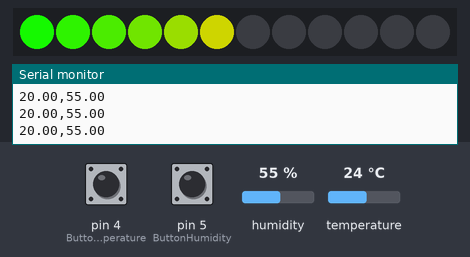
A sketch run on a simulated Arduino Uno, built with avr-gcc and run on an emulated ATmega328P. Shown: 12 RGB LEDs in strip order, left to right, the last lines printed to the serial monitor. The inputs (shaded band) are chosen by the test bench; at power-on: temperature 24 °C, pin 5 (ButtonHumidity) HIGH, humidity 55 %, pin 4 (ButtonTemperature) HIGH.

Above: at 2.8 s.
2.9 s: temperature set to 12 °C
At 4.6 s:
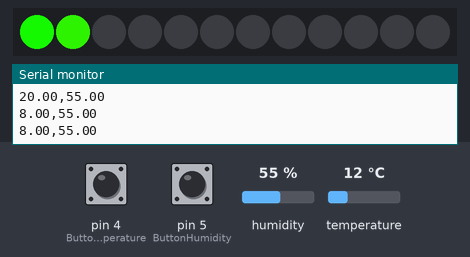
5.6 s: pin 5 (ButtonHumidity) pulled LOW for 2.35 s
At 7.3 s:
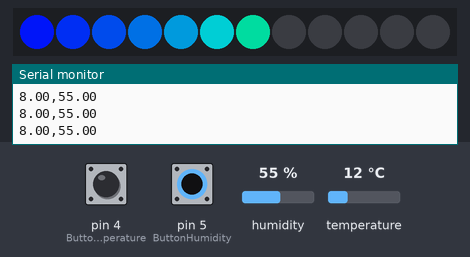
9.4 s: humidity set to 22 %
At 11.2 s:
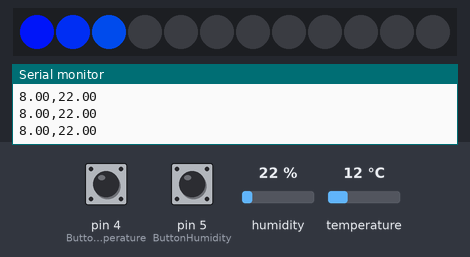
12.1 s: humidity set to 40 %
At 12.6 s:
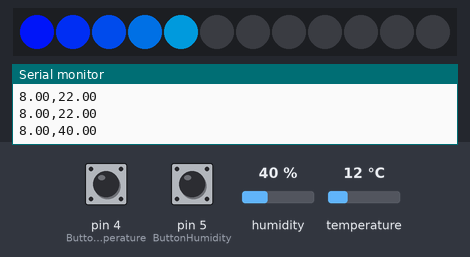
14.8 s: humidity set to 88 %
At 16.6 s:
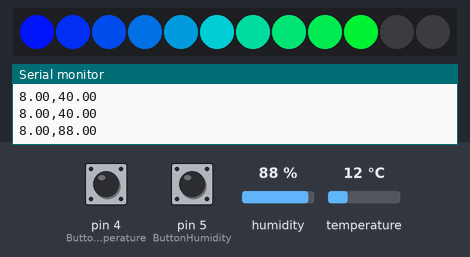
17.7 s: humidity set to 19 %
At 19.2 s:
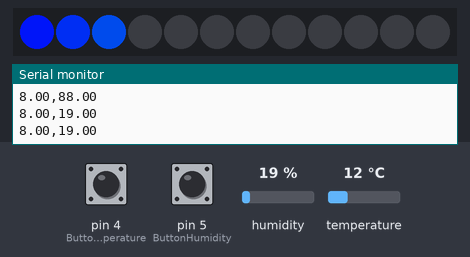
Timing chart, 0 to 20.7 s (numbered marks = the images above; inputs shaded):
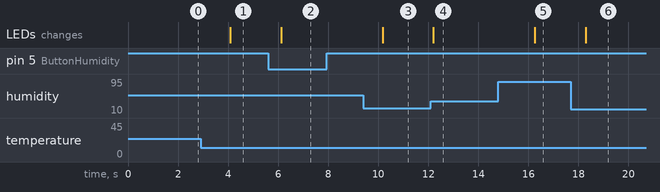

The sketch:

MBO_Utrecht_temperatuur_sensor_led_matrix.ino
```cpp
///////////////////////////////////////////////////////////////////////
///This script is written by Michiel Dirks for MBO Utrecht          ///
///Extended by P.M. Kuipers                                                                 ///
///This script falls under the MIT licens                           ///
///////////////////////////////////////////////////////////////////////

// Temperature from 20 deg center, 3 degs up/down per led (boils down to 2 - 38 degrees
const float temperatureMin = 20-(3*6);
const float temperatureMax = 20+(3*6);
const float temperatureCompensation = -4; // subtract some degrees to compensate for inaccuracy

// Humidity goes the full scale
const float humidityMin = 0;
const float humidityMax = 100;

float Temperature;
float Humidity;

#include <NeoPixelBus.h>
#include <DHT.h>

#define DHTPIN 3
#define NeoPixelPin 2
#define PixelCount 12
#define DHTTYPE DHT11
#define ButtonHumidity 5
#define ButtonTemperature 4
#define colorSaturation 128
byte showState = 1;
byte prevState = 0;

DHT dht(DHTPIN, DHTTYPE);
NeoPixelBus<NeoGrbFeature, Neo800KbpsMethod> strip(PixelCount, NeoPixelPin);

RgbColor red(colorSaturation, 0, 0);
RgbColor green(0, colorSaturation, 0);
RgbColor blue(0, 0, colorSaturation);
RgbColor white(colorSaturation);
RgbColor black(0);

void setup() {
  Serial.begin(9600);
  while (!Serial);

  PCICR |= B00000100;
  PCMSK2 |= B00110000;

  dht.begin();

  strip.Begin();
  strip.Show();

  pinMode(ButtonHumidity, INPUT_PULLUP);
  pinMode(ButtonTemperature, INPUT_PULLUP);
}

void loop() {
  static float prevHumidity = -1;
  static float prevTemperature = -273;
  float Humidity = dht.readHumidity();
  float Temperature = dht.readTemperature() + temperatureCompensation;
  if (isnan(Humidity) || isnan(Temperature)) {
    Serial.println(F("Failed to read from DHT sensor!"));
    return;
  }
  else {
    Serial.print(Temperature);
    Serial.print(",");
    Serial.println(Humidity);
  }

  if (showState == 1) {
    if(prevState != 1 || fabs(Temperature - prevTemperature) > 1){
      prevState = 1;
      prevTemperature = Temperature;
      showTemp(Temperature);
    }
  }
  else if (showState == 2) {
    if(prevState != 2 || fabs(Humidity - prevHumidity) > 1){
      prevState = 2;
      prevHumidity = Humidity;
      showHumidity(Humidity);
    }
  }
  else if (showState == 3) {
    prevState = 3;
    rotate();
  }

  delay(500);
}

void showTemp(float Temperature) {
  for (int x = 0; x <= 11; x++) {
    strip.SetPixelColor(x, black);
  }
  strip.Show();
  byte showLeds = mapf(Temperature, temperatureMin, temperatureMax, 0, 11);
  for (int x = 0; x <= showLeds; x++) {
    if (showLeds > 12) {
      showLeds = 12;
    }
    int r = map(x, 0, 11, 20, 255);
    int g = r * -1;
    strip.SetPixelColor(x, RgbColor(r, g, 0));
    strip.Show();
  }
}

void showHumidity(float Humidity) {
  for (int x = 0; x <= 11; x++) {
    strip.SetPixelColor(x, black);
  }
  strip.Show();
  byte showLeds = mapf(Humidity, humidityMin, humidityMax, 0, 11);
  for (int x = 0; x <= showLeds; x++) {
    if (showLeds > 12) {
      showLeds = 12;
    }
    int g = map(x, 0, 11, 20, 255);
    int b = g * -1;
    strip.SetPixelColor(x, RgbColor(0, g, b));
    strip.Show();
  }
}

void rotate() {
  for (int x = 0; x <= 11; x++) {
    strip.SetPixelColor(x, black);
  }
  strip.Show();
  int color = 0;
  for (int x = 0; x <= 11; x++) {
    color++;
    if (color == 4) {
      color = 1;
    }
    if (color == 1) {
      strip.SetPixelColor(x, red);
    }
    if (color == 2) {
      strip.SetPixelColor(x, green);
    }
    if (color == 3) {
      strip.SetPixelColor(x, blue);
    }
    strip.Show();

    delay(200);
  }
}

float mapf(float x, float in_min, float in_max, float out_min, float out_max) {
  return (x - in_min) * (out_max - out_min) / (in_max - in_min) + out_min;
}

ISR(PCINT2_vect) {
  if (digitalRead(ButtonHumidity) == LOW) {
    if (digitalRead(ButtonTemperature) == LOW) {
      showState = 3;
    }
    else {
      showState = 2;
    }
  }
  else if (digitalRead(ButtonTemperature) == LOW) {
    showState = 1;
  }
}
```

Measured:
- after the input at 2.9 s, the LEDs: change after 1.2 s (image 1)
- after the input at 5.6 s, the LEDs: change after 0.52 s (image 2)
- after the input at 9.4 s, the LEDs: change after 0.77 s (image 3)
- after the input at 12.1 s, the LEDs: change after 0.10 s (image 4)
- after the input at 14.8 s, the LEDs: change after 1.5 s (image 5)
- after the input at 17.7 s, the LEDs: change after 0.59 s (image 6)
